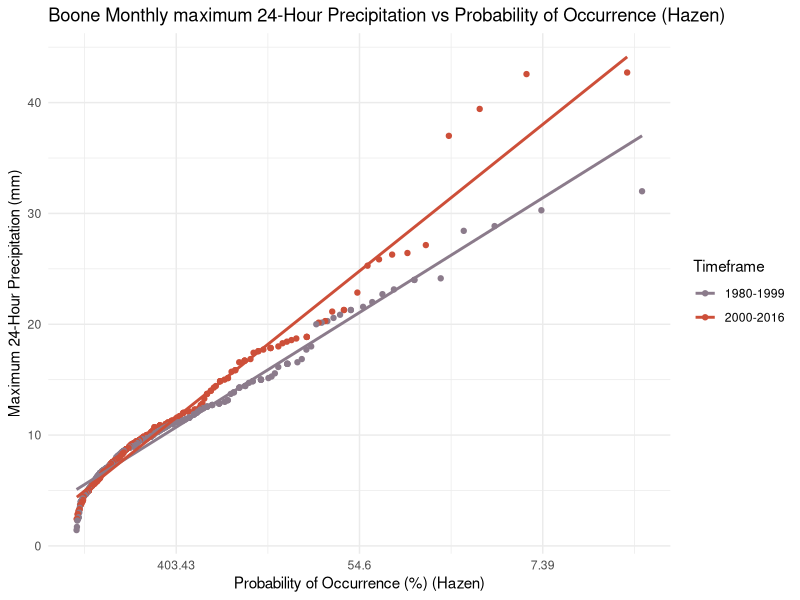
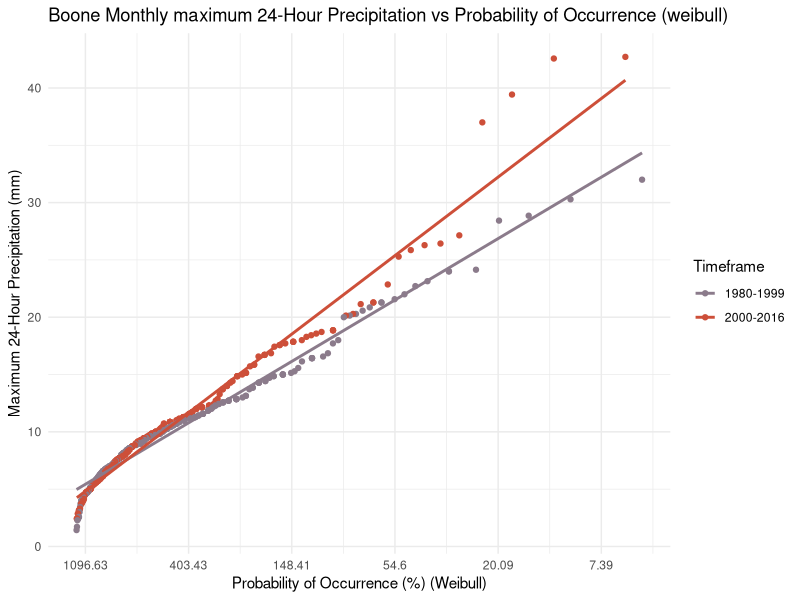
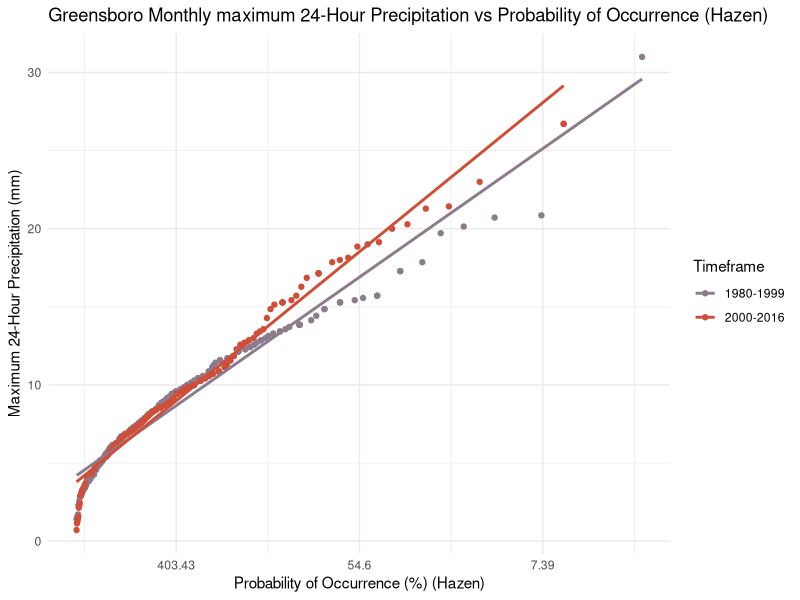
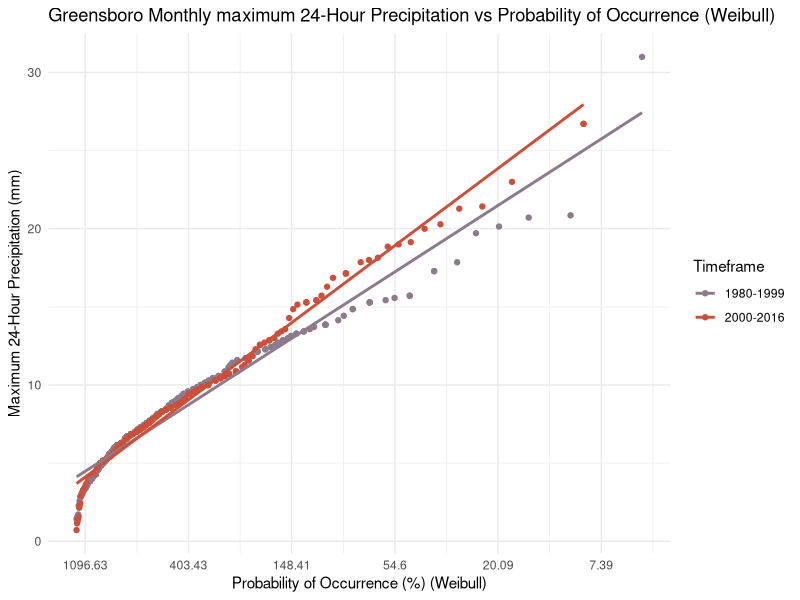
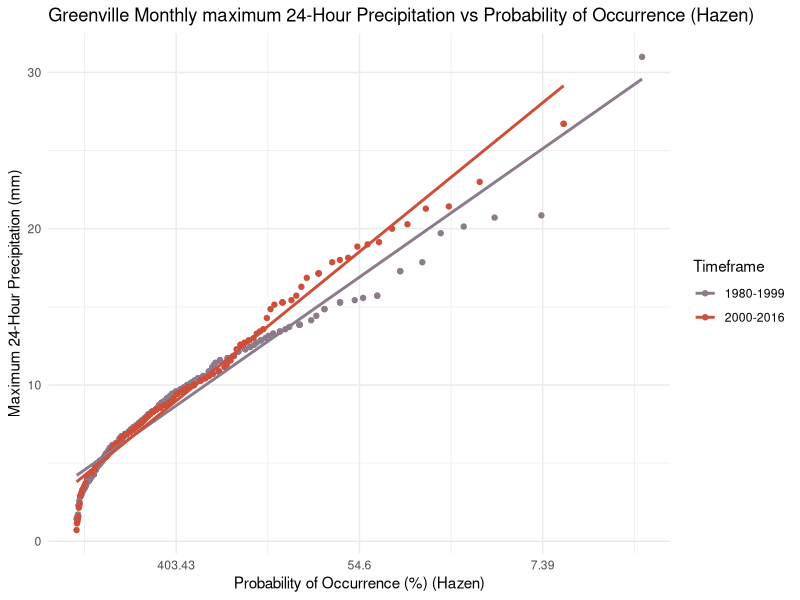
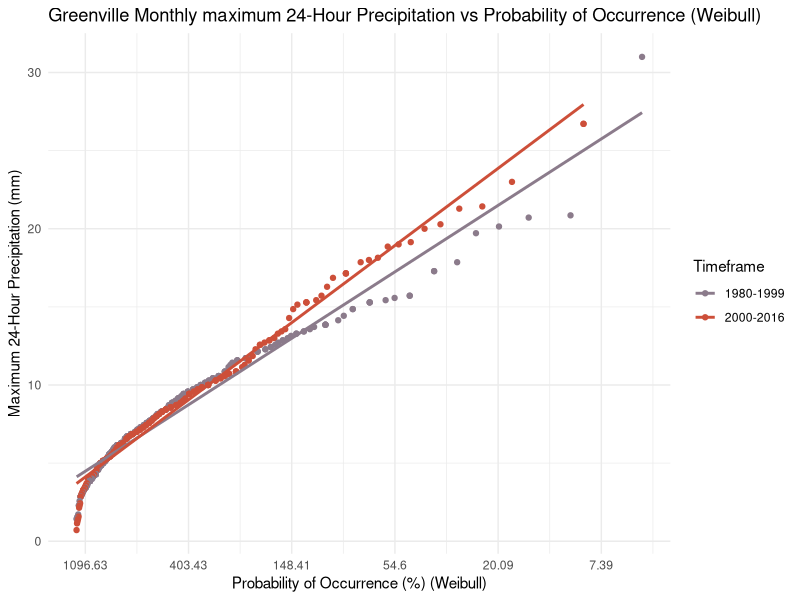
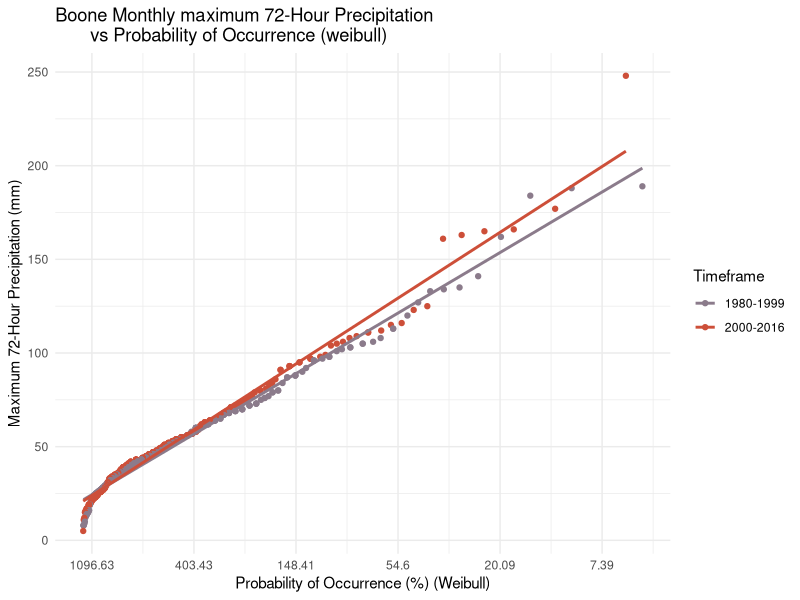
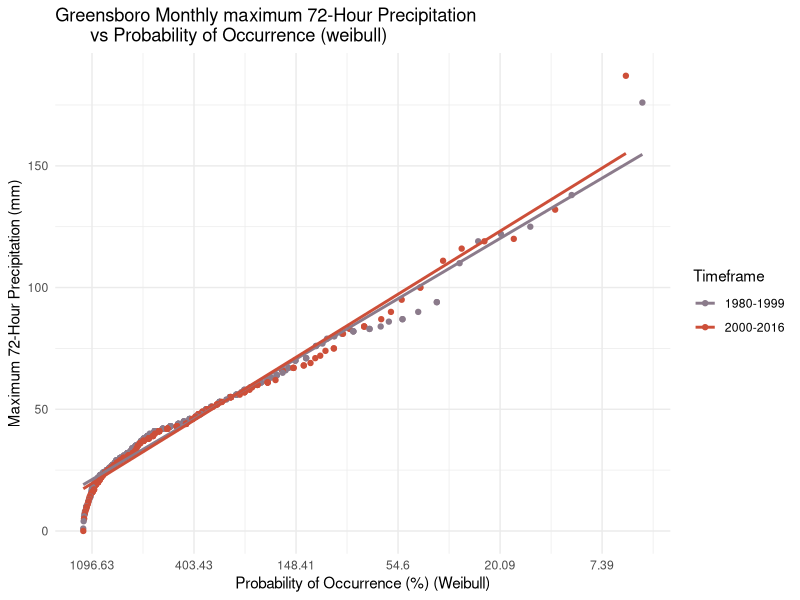

Source code (R) for these figures, in order: (Note: this script raises an error after producing the figures.)
## ---- chunk 1
library(readxl)
library(dplyr)
library(tidyverse)
library(zoo)
library(ggplot2)

#read in raw data
Greensboro_raw <- read_excel("Data/Hydrology_memo_2.xlsx", 
    sheet = "Greensboro_daily_precip_1980-pr", 
    col_types = c("date", "text", "numeric", 
        "numeric", "numeric"), na = "NaN")

Boone_raw <- read_excel("Data/Hydrology_memo_2.xlsx", 
    sheet = "Boone_daily_precip_1980-present", 
    col_types = c("date", "text", "numeric", 
        "numeric", "numeric"), na = "NaN")

Greenville_raw <- read_excel("Data/Hydrology_memo_2.xlsx", 
    sheet = "Greenville_daily_precip_1980-pr", 
    col_types = c("date", "text", "numeric", 
        "numeric", "numeric"), na = "NaN")

Boone_raw$`Area Weighted Mean Precipitation (mm per day)` <- 
  as.numeric(Boone_raw$`Area Weighted Mean Precipitation (mm per day)`)

Greensboro_raw$`Area Weighted Mean Precipitation (mm per day)` <- 
  as.numeric(Greensboro_raw$`Area Weighted Mean Precipitation (mm per day)`)

Greenville_raw$`Area Weighted Mean Precipitation (mm per day)` <- 
  as.numeric(Greenville_raw$`Area Weighted Mean Precipitation (mm per day)`)
## ---- chunk 2
Boone_rolling_sum <- Boone_raw %>%
  # Remove NAs for leap year issues
  drop_na(`Area Weighted Mean Precipitation (mm per day)`) %>% 
  mutate(
    rolling_48hr = rollapply(`Area Weighted Mean Precipitation (mm per day)`, 
                             width = 2, FUN = sum, fill = NA, align = 'right'),
    rolling_72hr = rollapply(`Area Weighted Mean Precipitation (mm per day)`,
                             width = 3, FUN = sum, fill = NA, align = 'right')
    #sum_72hr = rollsum(`Area Weighted Mean Precipitation (mm per day)`, 3, fill=NA)
  )

Greensboro_rolling_sum <- Greensboro_raw %>%
  # Remove NAs for leap year issues
  drop_na(`Area Weighted Mean Precipitation (mm per day)`) %>% 
  mutate(
    rolling_48hr = rollapply(`Area Weighted Mean Precipitation (mm per day)`, 
                             width = 2, FUN = sum, fill = NA, align = 'right'),
    rolling_72hr = rollapply(`Area Weighted Mean Precipitation (mm per day)`, 
                             width = 3, FUN = sum, fill = NA, align = 'right')
  )

Greenville_rolling_sum <- Greenville_raw %>% 
  # Remove NAs for leap year issues
  drop_na(`Area Weighted Mean Precipitation (mm per day)`) %>% 
  mutate(
    rolling_48hr = rollapply(`Area Weighted Mean Precipitation (mm per day)`,
                             width = 2, FUN = sum, fill = NA, align = 'right'),
    rolling_72hr = rollapply(`Area Weighted Mean Precipitation (mm per day)`, 
                             width = 3, FUN = sum, fill = NA, align = 'right')
  )
## ---- chunk 3
# Boone
# Take a moving average over a 7 day window
Boone_24hr <- Boone_raw %>%
  drop_na(`Area Weighted Mean Precipitation (mm per day)`) %>%
  mutate(weekly_avg_24hr_precip = rollmean(
    `Area Weighted Mean Precipitation (mm per day)`, 
    k = 7, #weekly rolling average
    fill = NA, 
    align = "right"))

#find monthly avg and max for 24 hour events
Boone_24hr_monthlyavg <- Boone_24hr %>% 
  slice(-1, -2, -3, -4, -5, -6) %>% #skip first three rows bc NA
  group_by(year,month) %>% 
  summarize(max_24_mm = max(weekly_avg_24hr_precip),
            avg_24_mm = mean(weekly_avg_24hr_precip)) %>% 
  mutate(Timeframe = as.factor(ifelse(year>=2000,"2000-2016","1980-1999")))


# Greensboro
# Take a moving average over a 7 day window
Greensboro_24hr <- Greensboro_raw %>%
  drop_na(`Area Weighted Mean Precipitation (mm per day)`) %>%
  mutate(weekly_avg_24hr_precip = rollmean(
    `Area Weighted Mean Precipitation (mm per day)`,
    k = 7, 
    fill = NA, 
    align = "right"))

#find monthly avg and max for 24 hour events
Greensboro_24hr_monthlyavg <- Greensboro_24hr %>% 
  slice(-1, -2, -3, -4, -5, -6) %>% #skip first three rows bc NA
  group_by(year,month) %>% 
  summarize(max_24_mm = max(weekly_avg_24hr_precip),
            avg_24_mm = mean(weekly_avg_24hr_precip)) %>% 
  mutate(Timeframe = as.factor(ifelse(year>=2000,"2000-2016","1980-1999")))


# Greenville
# moving average over 7 day window
Greenville_24hr <- Greensboro_raw %>%
  drop_na(`Area Weighted Mean Precipitation (mm per day)`) %>%
  mutate(weekly_avg_24hr_precip = rollmean(
    `Area Weighted Mean Precipitation (mm per day)`, 
    k = 7, 
    fill = NA, 
    align = "right"))

# find monthly avg and max for 24 hour events
Greenville_24hr_monthlyavg <- Greenville_24hr %>% 
  slice(-1, -2, -3, -4, -5, -6) %>% #skip first three rows bc NA
  group_by(year,month) %>% 
  summarize(max_24_mm = max(weekly_avg_24hr_precip),
            avg_24_mm = mean(weekly_avg_24hr_precip)) %>% 
  mutate(Timeframe = as.factor(ifelse(year>=2000,"2000-2016","1980-1999")))


## ---- chunk 4
# Boone
Boone_recurrence_24hr <- Boone_24hr_monthlyavg %>% 
  group_by(Timeframe) %>% 
  arrange(desc(max_24_mm)) %>% 
  mutate(
    Rank = rank(-max_24_mm),
    weibull_return_24hr = ((n()+1)/Rank),
    weibull_return_24_year = weibull_return_24hr/12,
    weibull_percent_likelihood=(1/weibull_return_24_year)*100*12,
    weibull_percent_likelihood_yr=(1/weibull_return_24_year)*100,
    hazen_percent_likelihood = 100*(2*Rank-1)/(2*n()),
    hazen_percent_likelihood_yr = 12*100*(2*Rank-1)/(2*n()),
    hazen_return_24hr = 100/hazen_percent_likelihood,
    hazen_return_24hr_year = hazen_return_24hr/12,
    log_prob_occurence_hazen = log(hazen_percent_likelihood_yr),
    log_prob_occurence_weibull = log(weibull_percent_likelihood_yr)
  )

# Greensboro
Greensboro_recurrence_24hr <- Greensboro_24hr_monthlyavg %>% 
  group_by(Timeframe) %>% 
  arrange(desc(max_24_mm)) %>% 
  mutate(
    Rank = rank(-max_24_mm),
    weibull_return_24hr = ((n()+1)/Rank),
    weibull_return_24_year = weibull_return_24hr/12,
    weibull_percent_likelihood=(1/weibull_return_24_year)*100*12,
    weibull_percent_likelihood_yr=(1/weibull_return_24_year)*100,
    hazen_percent_likelihood = 100*(2*Rank-1)/(2*n()),
    hazen_percent_likelihood_yr = 12*100*(2*Rank-1)/(2*n()),
    hazen_return_24hr = 100/hazen_percent_likelihood,
    hazen_return_24hr_year = hazen_return_24hr/12,
    log_prob_occurence_hazen = log(hazen_percent_likelihood_yr),
    log_prob_occurence_weibull = log(weibull_percent_likelihood_yr)
  )

# Greenville
Greenville_recurrence_24hr <- Greenville_24hr_monthlyavg %>% 
  group_by(Timeframe) %>% 
  arrange(desc(max_24_mm)) %>% 
  mutate(
    Rank = rank(-max_24_mm),
    weibull_return_24hr = ((n()+1)/Rank),
    weibull_return_24_year = weibull_return_24hr/12,
    weibull_percent_likelihood=(1/weibull_return_24_year)*100*12,
    weibull_percent_likelihood_yr=(1/weibull_return_24_year)*100,
    hazen_percent_likelihood = 100*(2*Rank-1)/(2*n()),
    hazen_percent_likelihood_yr = 12*100*(2*Rank-1)/(2*n()),
    hazen_return_24hr = 100/hazen_percent_likelihood,
    hazen_return_24hr_year = hazen_return_24hr/12,
    log_prob_occurence_hazen = log(hazen_percent_likelihood_yr),
    log_prob_occurence_weibull = log(weibull_percent_likelihood_yr)
  )

## ---- chunk 5
# Boone
Boone_24hr_plot_hazen <- Boone_recurrence_24hr %>%
  ggplot(aes(x = log_prob_occurence_hazen, 
             y = max_24_mm, 
             color = Timeframe)) +
  geom_point() +
  geom_smooth(method = "lm", se = FALSE) +
  labs(x = "Probability of Occurrence (%) (Hazen)", 
       y = "Maximum 24-Hour Precipitation (mm)", 
       title = "Boone Monthly maximum 24-Hour Precipitation vs Probability of Occurrence (Hazen)") +
  theme_minimal() +
  scale_color_manual(values = c("thistle4", "tomato3"))+
  scale_x_reverse(  # Keep the x-axis reversed
    labels = function(x) round(exp(x), 2)  # Convert log values back to probabilities for labels
  )
  # scale_x_reverse(
  #   #limits = log(c(0, 1)),  # Make sure to set the correct limits in log scale
  #   breaks = log(c(0.1, 0.04, 0.02, 0.01)),  # Log-transformed breaks
  #   labels = c("10%", "4%", "2%", "1%")  # Custom labels
  # )
Boone_24hr_plot_hazen

Boone_24hr_plot_weibull <- Boone_recurrence_24hr %>%
  ggplot(aes(x = log_prob_occurence_weibull, 
             y = max_24_mm, 
             color = Timeframe)) +
  geom_point() +
  geom_smooth(method = "lm", se = FALSE) +
  labs(x = "Probability of Occurrence (%) (Weibull)", 
       y = "Maximum 24-Hour Precipitation (mm)", 
       title = "Boone Monthly maximum 24-Hour Precipitation vs Probability of Occurrence (weibull)") +
  theme_minimal() +
  scale_color_manual(values = c("thistle4", "tomato3"))+
  scale_x_reverse(  # Keep the x-axis reversed
    labels = function(x) round(exp(x), 2)  # Convert log values back to probabilities for labels
  )

Boone_24hr_plot_weibull

## ---- chunk 6
#hazen
# Define probabilities of occurrence for 100 year, 50 year, 25 year,
#and 10 year flood
probabilities <- c(1, 2, 4, 10)

# Create an empty list to store results
results <- list()

# Step 1: Loop through each timeframe and fit models
for (tf in levels(Boone_recurrence_24hr$Timeframe)) {
  
  # Filter data for the current timeframe
  data_subset <- Boone_recurrence_24hr %>% 
    filter(Timeframe == tf)
  
  # Step 2: Fit a linear model
  model <- lm(max_24_mm ~ log_prob_occurence_hazen, data = data_subset)
  
  # Step 3: Create a new data frame for predictions
  new_data <- data.frame(log_prob_occurence_hazen = log(probabilities))
  
  # Step 4: Make predictions using the model
  predicted_precipitation <- predict(model, newdata = new_data)
  
  # Step 5: Combine the predictions with the corresponding probabilities and timeframe
  predicted_results <- data.frame(
    Probability = probabilities,
    Timeframe = tf,
    Predicted_Precipitation_24hr_mm = predicted_precipitation
  )
  
  # Step 6: Store the results in the list
  results[[tf]] <- predicted_results
}

# Step 7: Combine all results into a single data frame
final_results <- bind_rows(results)

# Display the predicted precipitation for each timeframe
print(final_results)

## ---- chunk 7
#weibull
# Define probabilities of occurrence
probabilities <- c(1, 2, 4, 10)

# Create an empty list to store results
results <- list()

# Step 1: Loop through each timeframe and fit models
for (tf in levels(Boone_recurrence_24hr$Timeframe)) {
  
  # Filter data for the current timeframe
  data_subset <- Boone_recurrence_24hr %>% 
    filter(Timeframe == tf)
  
  # Step 2: Fit a linear model
  model <- lm(max_24_mm ~ log_prob_occurence_weibull, data = data_subset)
  
  # Step 3: Create a new data frame for predictions
  new_data <- data.frame(log_prob_occurence_weibull = log(probabilities))
  
  # Step 4: Make predictions using the model
  predicted_precipitation <- predict(model, newdata = new_data)
  
  # Step 5: Combine the predictions with the corresponding probabilities and timeframe
  predicted_results <- data.frame(
    Probability = probabilities,
    Timeframe = tf,
    Predicted_Precipitation_24hr_mm = predicted_precipitation
  )
  
  # Step 6: Store the results in the list
  results[[tf]] <- predicted_results
}

# Step 7: Combine all results into a single data frame
final_results <- bind_rows(results)

# Display the predicted precipitation for each timeframe
print(final_results)

## ---- chunk 8
boone_monthly_new_data <- Boone_24hr_monthlyavg %>% 
  filter(Timeframe=='2000-2016') %>% 
  group_by(month) %>% 
  summarise(avg=mean(max_24_mm),
            max=max(max_24_mm)) %>% 
  ungroup()

boone_monthly_old_data <-  Boone_24hr_monthlyavg %>% 
  filter(Timeframe=='1980-1999') %>% 
  group_by(month) %>% 
  summarise(avg=mean(max_24_mm),
            max=max(max_24_mm)) %>% 
  ungroup()
## ---- chunk 9
Greensboro_24hr_plot_hazen <- Greensboro_recurrence_24hr %>%
  ggplot(aes(x = log_prob_occurence_hazen, 
             y = max_24_mm, 
             color = Timeframe)) +
  geom_point() +
  geom_smooth(method = "lm", se = FALSE) +
  labs(x = "Probability of Occurrence (%) (Hazen)", 
       y = "Maximum 24-Hour Precipitation (mm)", 
       title = "Greensboro Monthly maximum 24-Hour Precipitation vs Probability of Occurrence (Hazen)") +
  theme_minimal() +
  scale_color_manual(values = c("thistle4", "tomato3"))+
  scale_x_reverse(  # Keep the x-axis reversed
    labels = function(x) round(exp(x), 2)  # Convert log values back to probabilities for labels
  )
  # scale_x_reverse(
  #   #limits = log(c(0, 1)),  # Make sure to set the correct limits in log scale
  #   breaks = log(c(0.1, 0.04, 0.02, 0.01)),  # Log-transformed breaks
  #   labels = c("10%", "4%", "2%", "1%")  # Custom labels
  # )
Greensboro_24hr_plot_hazen

Greensboro_24hr_plot_weibull <- Greensboro_recurrence_24hr %>%
  ggplot(aes(x = log_prob_occurence_weibull, 
             y = max_24_mm, 
             color = Timeframe)) +
  geom_point() +
  geom_smooth(method = "lm", se = FALSE) +
  labs(x = "Probability of Occurrence (%) (Weibull)", 
       y = "Maximum 24-Hour Precipitation (mm)", 
       title = "Greensboro Monthly maximum 24-Hour Precipitation vs Probability of Occurrence (Weibull)") +
  theme_minimal() +
  scale_color_manual(values = c("thistle4", "tomato3"))+
  scale_x_reverse(  # Keep the x-axis reversed
    labels = function(x) round(exp(x), 2)  # Convert log values back to probabilities for labels
  )


Greensboro_24hr_plot_weibull
## ---- chunk 10
#weibull
# Define probabilities of occurrence
probabilities <- c(1, 2, 4, 10)

# Create an empty list to store results
results <- list()

# Step 1: Loop through each timeframe and fit models
for (tf in levels(Greensboro_recurrence_24hr$Timeframe)) {
  
  # Filter data for the current timeframe
  data_subset <- Greensboro_recurrence_24hr %>% 
    filter(Timeframe == tf)
  
  # Step 2: Fit a linear model
  model <- lm(max_24_mm ~ log_prob_occurence_weibull, data = data_subset)
  
  # Step 3: Create a new data frame for predictions
  new_data <- data.frame(log_prob_occurence_weibull = log(probabilities))
  
  # Step 4: Make predictions using the model
  predicted_precipitation <- predict(model, newdata = new_data)
  
  # Step 5: Combine the predictions with the corresponding probabilities and timeframe
  predicted_results <- data.frame(
    Probability = probabilities,
    Timeframe = tf,
    Predicted_Precipitation_24hr_mm = predicted_precipitation
  )
  
  # Step 6: Store the results in the list
  results[[tf]] <- predicted_results
}

# Step 7: Combine all results into a single data frame
final_results <- bind_rows(results)

# Display the predicted precipitation for each timeframe
print(final_results)

## ---- chunk 11
#hazen
# Define probabilities of occurrence
probabilities <- c(1, 2, 4, 10)

# Create an empty list to store results
results <- list()

# Step 1: Loop through each timeframe and fit models
for (tf in levels(Greensboro_recurrence_24hr$Timeframe)) {
  
  # Filter data for the current timeframe
  data_subset <- Greensboro_recurrence_24hr %>% 
    filter(Timeframe == tf)
  
  # Step 2: Fit a linear model
  model <- lm(max_24_mm ~ log_prob_occurence_hazen, data = data_subset)
  
  # Step 3: Create a new data frame for predictions
  new_data <- data.frame(log_prob_occurence_hazen = log(probabilities))
  
  # Step 4: Make predictions using the model
  predicted_precipitation <- predict(model, newdata = new_data)
  
  # Step 5: Combine the predictions with the corresponding probabilities and timeframe
  predicted_results <- data.frame(
    Probability = probabilities,
    Timeframe = tf,
    Predicted_Precipitation_24hr_mm = predicted_precipitation
  )
  
  # Step 6: Store the results in the list
  results[[tf]] <- predicted_results
}

# Step 7: Combine all results into a single data frame
final_results <- bind_rows(results)

# Display the predicted precipitation for each timeframe
print(final_results)

## ---- chunk 12
monthly_new_data_greensboro <- Greensboro_24hr_monthlyavg %>% 
  filter(Timeframe== '2000-2016' ) %>% 
  group_by(month) %>% 
  summarise(avg=mean(max_24_mm),
            max=max(max_24_mm)) %>% 
  ungroup()

monthly_old_data_greensboro <- Greensboro_24hr_monthlyavg %>% 
  filter(Timeframe== '1980-1999' ) %>% 
  group_by(month) %>% 
  summarise(avg=mean(max_24_mm),
            max=max(max_24_mm)) %>% 
  ungroup()
## ---- chunk 13
Greenville_24hr_plot_hazen <- Greenville_recurrence_24hr %>%
  ggplot(aes(x = log_prob_occurence_hazen, 
             y = max_24_mm, 
             color = Timeframe)) +
  geom_point() +
  geom_smooth(method = "lm", se = FALSE) +
  labs(x = "Probability of Occurrence (%) (Hazen)", 
       y = "Maximum 24-Hour Precipitation (mm)", 
       title = "Greenville Monthly maximum 24-Hour Precipitation vs Probability of Occurrence (Hazen)") +
  theme_minimal() +
  scale_color_manual(values = c("thistle4", "tomato3"))+
  scale_x_reverse(  # Keep the x-axis reversed
    labels = function(x) round(exp(x), 2)  # Convert log values back to probabilities for labels
  )
  # scale_x_reverse(
  #   #limits = log(c(0, 1)),  # Make sure to set the correct limits in log scale
  #   breaks = log(c(0.1, 0.04, 0.02, 0.01)),  # Log-transformed breaks
  #   labels = c("10%", "4%", "2%", "1%")  # Custom labels
  # )
Greenville_24hr_plot_hazen

Greenville_24hr_plot_weibull <- Greenville_recurrence_24hr %>%
  ggplot(aes(x = log_prob_occurence_weibull, 
             y = max_24_mm, 
             color = Timeframe)) +
  geom_point() +
  geom_smooth(method = "lm", se = FALSE) +
  labs(x = "Probability of Occurrence (%) (Weibull)", 
       y = "Maximum 24-Hour Precipitation (mm)", 
       title = "Greenville Monthly maximum 24-Hour Precipitation vs Probability of Occurrence (Weibull)") +
  theme_minimal() +
  scale_color_manual(values = c("thistle4", "tomato3"))+
  scale_x_reverse(  # Keep the x-axis reversed
    labels = function(x) round(exp(x), 2)  # Convert log values back to probabilities for labels
  )


Greenville_24hr_plot_weibull
## ---- chunk 14
#weibull
# Define probabilities of occurrence
probabilities <- c(1, 2, 4, 10)

# Create an empty list to store results
results <- list()

# Step 1: Loop through each timeframe and fit models
for (tf in levels(Greenville_recurrence_24hr$Timeframe)) {
  
  # Filter data for the current timeframe
  data_subset <- Greenville_recurrence_24hr %>% 
    filter(Timeframe == tf)
  
  # Step 2: Fit a linear model
  model <- lm(max_24_mm ~ log_prob_occurence_weibull, data = data_subset)
  
  # Step 3: Create a new data frame for predictions
  new_data <- data.frame(log_prob_occurence_weibull = log(probabilities))
  
  # Step 4: Make predictions using the model
  predicted_precipitation <- predict(model, newdata = new_data)
  
  # Step 5: Combine the predictions with the corresponding probabilities and timeframe
  predicted_results <- data.frame(
    Probability = probabilities,
    Timeframe = tf,
    Predicted_Precipitation_24hr_mm = predicted_precipitation
  )
  
  # Step 6: Store the results in the list
  results[[tf]] <- predicted_results
}

# Step 7: Combine all results into a single data frame
final_results <- bind_rows(results)

# Display the predicted precipitation for each timeframe
print(final_results)

## ---- chunk 15
#hazen
# Define probabilities of occurrence
probabilities <- c(1, 2, 4, 10)

# Create an empty list to store results
results <- list()

# Step 1: Loop through each timeframe and fit models
for (tf in levels(Greenville_recurrence_24hr$Timeframe)) {
  
  # Filter data for the current timeframe
  data_subset <- Greenville_recurrence_24hr %>% 
    filter(Timeframe == tf)
  
  # Step 2: Fit a linear model
  model <- lm(max_24_mm ~ log_prob_occurence_hazen, data = data_subset)
  
  # Step 3: Create a new data frame for predictions
  new_data <- data.frame(log_prob_occurence_hazen = log(probabilities))
  
  # Step 4: Make predictions using the model
  predicted_precipitation <- predict(model, newdata = new_data)
  
  # Step 5: Combine the predictions with the corresponding probabilities and timeframe
  predicted_results <- data.frame(
    Probability = probabilities,
    Timeframe = tf,
    Predicted_Precipitation_24hr_mm = predicted_precipitation
  )
  
  # Step 6: Store the results in the list
  results[[tf]] <- predicted_results
}

# Step 7: Combine all results into a single data frame
final_results <- bind_rows(results)

# Display the predicted precipitation for each timeframe
print(final_results)

## ---- chunk 16
monthly_new_data_Greenville <- Greenville_24hr_monthlyavg %>% 
  filter(Timeframe== '2000-2016' ) %>% 
  group_by(month) %>% 
  summarise(avg=mean(max_24_mm),
            max=max(max_24_mm)) %>% 
  ungroup()

monthly_old_data_Greenville <- Greenville_24hr_monthlyavg %>% 
  filter(Timeframe== '1980-1999' ) %>% 
  group_by(month) %>% 
  summarise(avg=mean(max_24_mm),
            max=max(max_24_mm)) %>% 
  ungroup()
## ---- chunk 17
# Boone
#Take the maximum 72hr event for each month across all years
Boone_72hr_monthlyavg <- Boone_rolling_sum %>% 
  slice(-1, -2) %>% #skip first two rows bc NA
  group_by(year,month) %>% 
  summarize(max_72hr_mm = max(rolling_72hr),
            avg_72hr_mm = mean(rolling_72hr)) %>% 
  mutate(Timeframe = as.factor(ifelse(year>=2000,"2000-2016","1980-1999")))

#calculate recurrence intervals for each monthly maximum event across all years
Boone_72hr_recurrence<- Boone_72hr_monthlyavg %>% 
  group_by(Timeframe) %>% 
  arrange(desc(max_72hr_mm)) %>% 
  mutate(
    Rank = rank(-max_72hr_mm),
    weibull_return_72hr = ((n()+1)/Rank),
    weibull_return_72_year = weibull_return_72hr/12,
    weibull_percent_likelihood=(1/weibull_return_72_year)*100*12,
    weibull_percent_likelihood_yr=(1/weibull_return_72_year)*100,
    hazen_percent_likelihood = 100*(2*Rank-1)/(2*n()),
    hazen_percent_likelihood_yr = 12*100*(2*Rank-1)/(2*n()),
    hazen_return_72hr = 100/hazen_percent_likelihood,
    hazen_return_72hr_year = hazen_return_72hr/12,
    log_prob_occurence_hazen = log(hazen_percent_likelihood_yr),
    log_prob_occurence_weibull = log(weibull_percent_likelihood_yr)
  )

# Greensboro
Greensboro_72hr_monthlyavg <- Greensboro_rolling_sum %>% 
  slice(-1, -2) %>% #skip first two rows bc NA
  group_by(year,month) %>% 
  summarize(max_72hr_mm = max(rolling_72hr),
            avg_72hr_mm = mean(rolling_72hr)) %>% 
  mutate(Timeframe = as.factor(ifelse(year>=2000,"2000-2016","1980-1999")))

#calculate recurrence intervals for each monthly maximum event across all years
Greensboro_72hr_recurrence<- Greensboro_72hr_monthlyavg %>% 
  group_by(Timeframe) %>% 
  arrange(desc(max_72hr_mm)) %>% 
  mutate(
    Rank = rank(-max_72hr_mm),
    weibull_return_72hr = ((n()+1)/Rank),
    weibull_return_72_year = weibull_return_72hr/12,
    weibull_percent_likelihood=(1/weibull_return_72_year)*100*12,
    weibull_percent_likelihood_yr=(1/weibull_return_72_year)*100,
    hazen_percent_likelihood = 100*(2*Rank-1)/(2*n()),
    hazen_percent_likelihood_yr = 12*100*(2*Rank-1)/(2*n()),
    hazen_return_72hr = 100/hazen_percent_likelihood,
    hazen_return_72hr_year = hazen_return_72hr/12,
    log_prob_occurence_hazen = log(hazen_percent_likelihood_yr),
    log_prob_occurence_weibull = log(weibull_percent_likelihood_yr)
  )

# Greenville
Greenville_72hr_monthlyavg <- Greenville_rolling_sum %>% 
  slice(-1, -2) %>% #skip first two rows bc NA
  group_by(year,month) %>% 
  summarize(max_72hr_mm = max(rolling_72hr),
            avg_72hr_mm = mean(rolling_72hr)) %>% 
  mutate(Timeframe = as.factor(ifelse(year>=2000,"2000-2016","1980-1999")))

#calculate recurrence intervals for each monthly maximum event across all years
Greenville_72hr_recurrence<- Greenville_72hr_monthlyavg %>% 
  group_by(Timeframe) %>% 
  arrange(desc(max_72hr_mm)) %>% 
  mutate(
    Rank = rank(-max_72hr_mm),
    weibull_return_72hr = ((n()+1)/Rank),
    weibull_return_72_year = weibull_return_72hr/12,
    weibull_percent_likelihood=(1/weibull_return_72_year)*100*12,
    weibull_percent_likelihood_yr=(1/weibull_return_72_year)*100,
    hazen_percent_likelihood = 100*(2*Rank-1)/(2*n()),
    hazen_percent_likelihood_yr = 12*100*(2*Rank-1)/(2*n()),
    hazen_return_72hr = 100/hazen_percent_likelihood,
    hazen_return_72hr_year = hazen_return_72hr/12,
    log_prob_occurence_hazen = log(hazen_percent_likelihood_yr),
    log_prob_occurence_weibull = log(weibull_percent_likelihood_yr)
  )
## ---- chunk 18
# Boone
Boone_72hr_plot_weibull <- Boone_72hr_recurrence %>%
  ggplot(aes(x = log_prob_occurence_weibull, 
             y = max_72hr_mm, 
             color = Timeframe)) +
  geom_point() +
  geom_smooth(method = "lm", se = FALSE) +
  labs(x = "Probability of Occurrence (%) (Weibull)", 
       y = "Maximum 72-Hour Precipitation (mm)", 
       title = "Boone Monthly maximum 72-Hour Precipitation
       vs Probability of Occurrence (weibull)") +
  theme_minimal() +
  scale_color_manual(values = c("thistle4", "tomato3"))+
  scale_x_reverse(  # Keep the x-axis reversed
    labels = function(x) round(exp(x), 2)  # Convert log values back to probabilities for labels
  )

Boone_72hr_plot_weibull

## ---- chunk 19
#weibull
# Define probabilities of occurrence
probabilities <- c(1, 2, 4, 10)

# Create an empty list to store results
results <- list()

# Step 1: Loop through each timeframe and fit models
for (tf in levels(Boone_72hr_recurrence$Timeframe)) {
  
  # Filter data for the current timeframe
  data_subset <- Boone_72hr_recurrence %>% 
    filter(Timeframe == tf)
  
  # Step 2: Fit a linear model
  model <- lm(max_72hr_mm ~ log_prob_occurence_weibull, data = data_subset)
  
  # Step 3: Create a new data frame for predictions
  new_data <- data.frame(log_prob_occurence_weibull = log(probabilities))
  
  # Step 4: Make predictions using the model
  predicted_precipitation <- predict(model, newdata = new_data)
  
  # Step 5: Combine the predictions with the corresponding probabilities and timeframe
  predicted_results <- data.frame(
    Probability = probabilities,
    Timeframe = tf,
    Boone_Predicted_Precipitation_72hr_mm = predicted_precipitation
  )
  
  # Step 6: Store the results in the list
  results[[tf]] <- predicted_results
}

# Step 7: Combine all results into a single data frame
final_results <- bind_rows(results)

# Display the predicted precipitation for each timeframe
print(final_results)

## ---- chunk 20
boone_monthly_new_data_72 <- Boone_72hr_monthlyavg %>% 
  filter(Timeframe=='2000-2016') %>% 
  group_by(month) %>% 
  summarise(avg=mean(max_72hr_mm),
            max=max(max_72hr_mm)) %>% 
  ungroup()

boone_monthly_old_data_72 <-  Boone_72hr_monthlyavg %>% 
  filter(Timeframe=='1980-1999') %>% 
  group_by(month) %>% 
  summarise(avg=mean(max_72hr_mm),
            max=max(max_72hr_mm)) %>% 
  ungroup()
## ---- chunk 21
# Greensboro
Greensboro_72hr_plot_weibull <- Greensboro_72hr_recurrence %>%
  ggplot(aes(x = log_prob_occurence_weibull, 
             y = max_72hr_mm, 
             color = Timeframe)) +
  geom_point() +
  geom_smooth(method = "lm", se = FALSE) +
  labs(x = "Probability of Occurrence (%) (Weibull)", 
       y = "Maximum 72-Hour Precipitation (mm)", 
       title = "Greensboro Monthly maximum 72-Hour Precipitation
       vs Probability of Occurrence (weibull)") +
  theme_minimal() +
  scale_color_manual(values = c("thistle4", "tomato3"))+
  scale_x_reverse(  # Keep the x-axis reversed
    labels = function(x) round(exp(x), 2)  # Convert log values back to probabilities for labels
  )

Greensboro_72hr_plot_weibull

## ---- chunk 22
#weibull
# Define probabilities of occurrence
probabilities <- c(1, 2, 4, 10)

# Create an empty list to store results
results <- list()

# Step 1: Loop through each timeframe and fit models
for (tf in levels(Greensboro_72hr_recurrence$Timeframe)) {
  
  # Filter data for the current timeframe
  data_subset <- Greensboro_72hr_recurrence %>% 
    filter(Timeframe == tf)
  
  # Step 2: Fit a linear model
  model <- lm(max_72hr_mm ~ log_prob_occurence_weibull, data = data_subset)
  
  # Step 3: Create a new data frame for predictions
  new_data <- data.frame(log_prob_occurence_weibull = log(probabilities))
  
  # Step 4: Make predictions using the model
  predicted_precipitation <- predict(model, newdata = new_data)
  
  # Step 5: Combine the predictions with the corresponding probabilities and timeframe
  predicted_results <- data.frame(
    Probability = probabilities,
    Timeframe = tf,
    Greensboro_Predicted_Precipitation_72hr_mm = predicted_precipitation
  )
  
  # Step 6: Store the results in the list
  results[[tf]] <- predicted_results
}

# Step 7: Combine all results into a single data frame
final_results <- bind_rows(results)

# Display the predicted precipitation for each timeframe
print(final_results)

## ---- chunk 23
Greensboro_monthly_new_data_72 <- Greensboro_72hr_monthlyavg %>% 
  filter(Timeframe=='2000-2016') %>% 
  group_by(month) %>% 
  summarise(avg=mean(max_72hr_mm),
            max=max(max_72hr_mm)) %>% 
  ungroup()

Greensboro_monthly_old_data_72 <-  Greensboro_72hr_monthlyavg %>% 
  filter(Timeframe=='1980-1999') %>% 
  group_by(month) %>% 
  summarise(avg=mean(max_72hr_mm),
            max=max(max_72hr_mm)) %>% 
  ungroup()
## ---- chunk 24
# Greenville
Greenville_72hr_plot_weibull <- Greenville_72hr_recurrence %>%
  ggplot(aes(x = log_prob_occurence_weibull, 
             y = max_72hr_mm, 
             color = Timeframe)) +
  geom_point() +
  geom_smooth(method = "lm", se = FALSE) +
  labs(x = "Probability of Occurrence (%) (Weibull)", 
       y = "Maximum 72-Hour Precipitation (mm)", 
       title = "Greensboro Monthly maximum 72-Hour Precipitation
       vs Probability of Occurrence (weibull)") +
  theme_minimal() +
  scale_color_manual(values = c("thistle4", "tomato3"))+
  scale_x_reverse(  # Keep the x-axis reversed
    labels = function(x) round(exp(x), 2)  # Convert log values back to probabilities for labels
  )

Greenville_72hr_plot_weibull

## ---- chunk 25
#weibull
# Define probabilities of occurrence
probabilities <- c(1, 2, 4, 10)

# Create an empty list to store results
results <- list()

# Step 1: Loop through each timeframe and fit models
for (tf in levels(Greenville_72hr_recurrence$Timeframe)) {
  
  # Filter data for the current timeframe
  data_subset <- Greenville_72hr_recurrence %>% 
    filter(Timeframe == tf)
  
  # Step 2: Fit a linear model
  model <- lm(max_72hr_mm ~ log_prob_occurence_weibull, data = data_subset)
  
  # Step 3: Create a new data frame for predictions
  new_data <- data.frame(log_prob_occurence_weibull = log(probabilities))
  
  # Step 4: Make predictions using the model
  predicted_precipitation <- predict(model, newdata = new_data)
  
  # Step 5: Combine the predictions with the corresponding probabilities and timeframe
  predicted_results <- data.frame(
    Probability = probabilities,
    Timeframe = tf,
    Greenville_Predicted_Precipitation_72hr_mm = predicted_precipitation
  )
  
  # Step 6: Store the results in the list
  results[[tf]] <- predicted_results
}

# Step 7: Combine all results into a single data frame
final_results <- bind_rows(results)

# Display the predicted precipitation for each timeframe
print(final_results)

## ---- chunk 26
Greenville_monthly_new_data_72 <- Greenville_72hr_monthlyavg %>% 
  filter(Timeframe=='2000-2016') %>% 
  group_by(month) %>% 
  summarise(avg=mean(max_72hr_mm),
            max=max(max_72hr_mm)) %>% 
  ungroup()

Greenville_monthly_old_data_72 <-  Greenville_72hr_monthlyavg %>% 
  filter(Timeframe=='1980-1999') %>% 
  group_by(month) %>% 
  summarise(avg=mean(max_72hr_mm),
            max=max(max_72hr_mm)) %>% 
  ungroup()
## ---- chunk 27
Boone_annual_precip <- Boone_raw %>% 
  drop_na(`Area Weighted Mean Precipitation (mm per day)`) %>% #remove NAs for Dec 31 in leap years
  group_by(year) %>% 
  summarise(Annual_precip_mm = sum(`Area Weighted Mean Precipitation (mm per day)`) ) %>% 
  mutate(Annual_precip_in = (`Annual_precip_mm`/25.4))

Greensboro_annual_precip <- Greensboro_raw %>% 
  drop_na(`Area Weighted Mean Precipitation (mm per day)`) %>% #remove NAs for Dec 31 in leap years
  group_by(year) %>% 
  summarise(Annual_precip_mm = sum(`Area Weighted Mean Precipitation (mm per day)`) )%>% 
  mutate(Annual_precip_in = (`Annual_precip_mm`/25.4))

Greenville_annual_precip <- Greenville_raw %>% 
  drop_na(`Area Weighted Mean Precipitation (mm per day)`) %>% #remove NAs for Dec 31 in leap years
  group_by(year) %>% 
  summarise(Annual_precip_mm = sum(`Area Weighted Mean Precipitation (mm per day)`) )%>% 
  mutate(Annual_precip_in = (`Annual_precip_mm`/25.4))
## ---- chunk 28
#looking at all of the data
Boone_annual_sorted <- Boone_annual_precip %>% 
  arrange(desc(Annual_precip_in))
Boone_annual_sorted$Rank = rank(-Boone_annual_sorted$Annual_precip_in)

#pre-2001
Boone_annual_sorted_old <- Boone_annual_precip[1:21,]%>% 
  arrange(desc(Annual_precip_in))
Boone_annual_sorted_old$Rank = rank(-Boone_annual_sorted_old$Annual_precip_in)

#post-2001
Boone_annual_sorted_new <- Boone_annual_precip[22:37,]%>% 
  arrange(desc(Annual_precip_in))
Boone_annual_sorted_new$Rank = rank(-Boone_annual_sorted_new$Annual_precip_in)                                              


Greensboro_annual_sorted <- Greensboro_annual_precip %>% 
  arrange(desc(Annual_precip_in))
Greensboro_annual_sorted$Rank = rank(-Greensboro_annual_sorted$Annual_precip_in)

Greenville_annual_sorted <- Greenville_annual_precip %>% 
  arrange(desc(Annual_precip_in))
Greenville_annual_sorted$Rank = rank(-Greenville_annual_sorted$Annual_precip_in)

## ---- chunk 29
n_all = 37 #number of events
Boone_annual_sorted <- Boone_annual_sorted %>% 
  mutate(weibull_return = (n_all+1)/Rank) %>% 
  mutate(hazen_return = 100/(100*(2*Rank-1)/(2*n_all)))

n_old = 21
Boone_annual_sorted_old <- Boone_annual_sorted_old %>% 
  mutate(weibull_return = (n_old+1)/Rank) %>% 
  mutate(hazen_return = 100/(100*(2*Rank-1)/(2*n_old)))

n_new= 16
Boone_annual_sorted_new <- Boone_annual_sorted_new %>% 
  mutate(weibull_return = (n_new+1)/Rank) %>% 
  mutate(hazen_return = 100/(100*(2*Rank-1)/(2*n_new)))

## ---- chunk 30
boone_annual_plot<- 
  ggplot((Boone_annual_sorted),
         #choosing variables
         aes(
           y = Annual_precip_in,
           x = weibull_return
         )) +
  geom_point()+
  ggtitle("Precip v Return interval")+
  labs(y= "Precipitation (in)", x= "Return period (weibull)")
boone_annual_plot

boone_new_old <- ggplot() +
  geom_point(data=Boone_annual_sorted_new, aes(y=Annual_precip_in, x=weibull_return), color = 'tomato')+
  geom_point(data=Boone_annual_sorted_old, aes(y=Annual_precip_in, x=weibull_return), color = 'purple')+
  labs(y= "Precipitation (in)", x= "Return period (weibull)")

boone_new_old
## ---- chunk 31
Boone_max_storms <- Boone_rolling_sum %>%
  group_by(year) %>%
  summarise(
    max_24hr = max(`Area Weighted Mean Precipitation (mm per day)`, na.rm = TRUE),
    max_48hr = max(rolling_48hr, na.rm = TRUE),
    max_72hr = max(rolling_72hr, na.rm = TRUE)
  )

Greensboro_max_storms <- Greensboro_rolling_sum %>%
  group_by(year) %>%
  summarise(
    max_24hr = max(`Area Weighted Mean Precipitation (mm per day)`, na.rm = TRUE),
    max_48hr = max(rolling_48hr, na.rm = TRUE),
    max_72hr = max(rolling_72hr, na.rm = TRUE)
  )

Greenville_max_storms <- Greenville_rolling_sum %>%
  group_by(year) %>%
  summarise(
    max_24hr = max(`Area Weighted Mean Precipitation (mm per day)`, na.rm = TRUE),
    max_48hr = max(rolling_48hr, na.rm = TRUE),
    max_72hr = max(rolling_72hr, na.rm = TRUE)
  )
## ---- chunk 32
# Step 4: Rank and calculate recurrence intervals for old period
n_old = nrow(Boone_old)
Boone_old <- Boone_old %>%
  arrange(desc(max_24hr)) %>%
  mutate(Rank_24hr = rank(-max_24hr),
         weibull_return_24hr = (n_old + 1) / Rank_24hr,
         hazen_return_24hr = (n_old + 0.5) / Rank_24hr) %>%
  arrange(desc(max_48hr)) %>%
  mutate(Rank_48hr = rank(-max_48hr),
         weibull_return_48hr = (n_old + 1) / Rank_48hr,
         hazen_return_48hr = (n_old + 0.5) / Rank_48hr) %>%
  arrange(desc(max_72hr)) %>%
  mutate(Rank_72hr = rank(-max_72hr),
         weibull_return_72hr = (n_old + 1) / Rank_72hr,
         hazen_return_72hr = (n_old + 0.5) / Rank_72hr)

# Step 4: Rank and calculate recurrence intervals for new period
n_new = nrow(Boone_new)
Boone_new <- Boone_new %>%
  arrange(desc(max_24hr)) %>%
  mutate(Rank_24hr = rank(-max_24hr),
         weibull_return_24hr = (n_new + 1) / Rank_24hr,
         hazen_return_24hr = (n_new + 0.5) / Rank_24hr) %>%
  arrange(desc(max_48hr)) %>%
  mutate(Rank_48hr = rank(-max_48hr),
         weibull_return_48hr = (n_new + 1) / Rank_48hr,
         hazen_return_48hr = (n_new + 0.5) / Rank_48hr) %>%
  arrange(desc(max_72hr)) %>%
  mutate(Rank_72hr = rank(-max_72hr),
         weibull_return_72hr = (n_new + 1) / Rank_72hr,
         hazen_return_72hr = (n_new + 0.5) / Rank_72hr)

## ---- chunk 33
# Boone 
Boone_sorted <- Boone_raw %>% 
  arrange(desc(`Area Weighted Mean Precipitation (mm per day)`))
Boone_top_50 <- Boone_sorted[1:50, ]

# Greensboro
Greensboro_sorted <- Greensboro_raw %>% 
  arrange(desc(`Area Weighted Mean Precipitation (mm per day)`))
Greensboro_top_50 <- Greensboro_sorted[1:50, ]

# Greenville
Greenville_sorted <- Greenville_raw %>% 
  arrange(desc(`Area Weighted Mean Precipitation (mm per day)`))
Greenville_top_50 <- Greenville_sorted[1:50, ]

## ---- chunk 34
# Function to check rainfall duration for each large event
get_rain_duration <- function(data, date, window = 7) {
  # Find the index of the current date
  index <- which(data$Date == date)
  
  start_index <- max(1, index - window)  # Ensure we don't go out of bounds
  end_index <- min(nrow(data), index + window)  # Ensure we don't exceed the last row
  
  # Precipitation values in the 10 days before and after the event
  precip_values <- 
    data$`Area Weighted Mean Precipitation (mm per day)`[start_index:end_index]
  
  # Event day is the center, which is at index
  event_day_precip <- 
    data$`Area Weighted Mean Precipitation (mm per day)`[index]
  
  # Identify how long the event lasted (precipitation > 0)
  event_duration <- sum(precip_values > 4)
  
  return(event_duration)
}

# Apply the function for each of the top 50 values for each city 
Boone_durations <- sapply(1:nrow(Boone_top_50), function(i) {
  date <- Boone_top_50$Date[i]  # Get the date of the top 50th event
  get_rain_duration(Boone_raw, date)  # Calculate the rain duration for that event
})
Greensboro_durations <- sapply(1:nrow(Greensboro_top_50), function(i) {
  date <- Greensboro_top_50$Date[i]  # Get the date of the top 50th event
  get_rain_duration(Greensboro_raw, date)  # Calculate the rain duration for that event
})
Greenville_durations <- sapply(1:nrow(Greenville_top_50), function(i) {
  date <- Greenville_top_50$Date[i]  # Get the date of the top 50th event
  get_rain_duration(Greenville_raw, date)  # Calculate the rain duration for that event
})

# Add durations back to the top_50 dataframe
Boone_top_50$rain_event_duration <- Boone_durations
Greensboro_top_50$rain_event_duration <- Greensboro_durations
Greenville_top_50$rain_event_duration <- Greenville_durations

# Step 4: Calculate and print the average duration
Boone_average_duration <- mean(Boone_top_50$rain_event_duration)
print(paste("The average duration of the top 50 storm events in Boone is", Boone_average_duration, "days"))

Greenville_average_duration <- mean(Greenville_top_50$rain_event_duration)
print(paste("The average duration of the top 50 storm events in Greenville is", Greenville_average_duration, "days"))

Greensboro_average_duration <- mean(Greensboro_top_50$rain_event_duration)
print(paste("The average duration of the top 50 storm events in Greensboro is",Greensboro_average_duration, "days"))

## ---- chunk 35
# Boone_old <- Boone_max_storms %>% filter(year <= 2000)
# Boone_new <- Boone_max_storms %>% filter(year > 2000 & year <= 2016)
# 
# Greensboro_old <- Greensboro_max_storms %>% filter(year <= 2000)
# Greensboro_new <- Greensboro_max_storms %>% filter(year > 2000 & year <= 2016)
# 
# Greenville_old <- Greenville_max_storms %>% filter(year <= 2000)
# Greenville_new <- Greenville_max_storms %>% filter(year > 2000 & year <= 2016)
